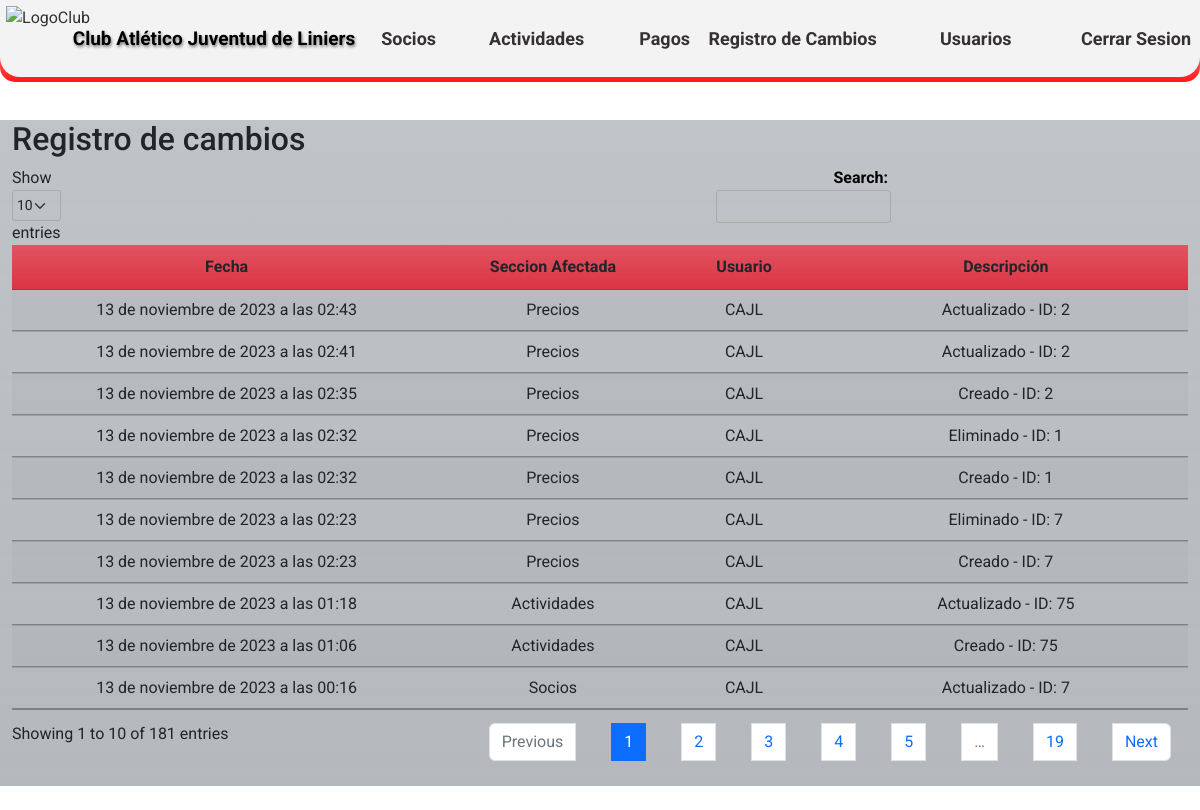
Before: /change-log/ (signed in) with the older database file.
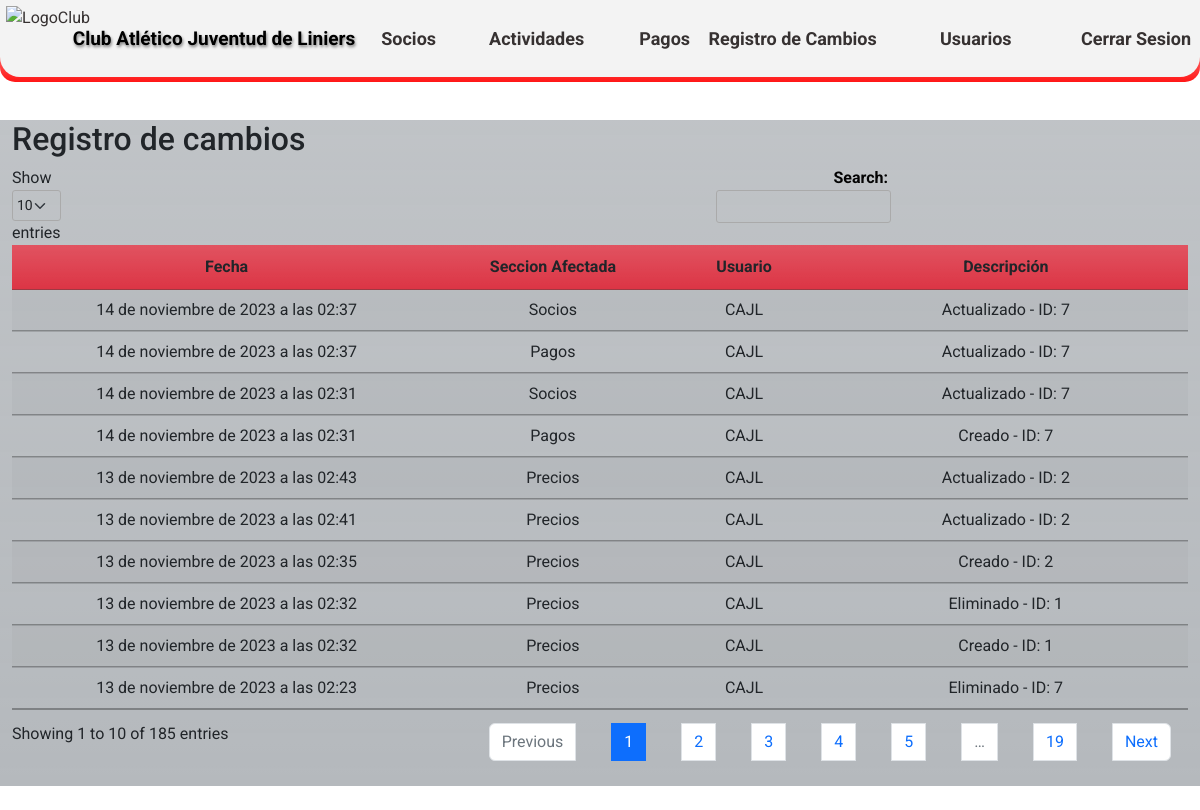
After: the same page with the newer database file.
### CAJL/aplications/changelog/models.py (models this page shows)
class ChangeLog(models.Model):
    date = models.DateTimeField(auto_now_add=True)
    model_name = models.CharField(max_length=100)
    user = models.ForeignKey(User, null=True, blank=True,on_delete=models.CASCADE)  # Asócialo a tu modelo de usuario si lo tienes
    description = models.TextField()
    class Meta:
        verbose_name = 'Registro de Cambio'
        verbose_name_plural = 'Registros de Cambios'
        ordering = ['-date']

### CAJL/aplications/changelog/views.py (the view)
# urls.py: path('change-log/', change_log_view, name='change_log_view'),
@login_required
def change_log_view(request):
    change_logs = ChangeLog.objects.all()
    return render(request, 'changelog/change_log.html', {'change_logs': change_logs})

### templates/changelog/change_log.html (shortened to what this page needs)
{% extends 'loginregister/base.html' %}
{% load static %}
{% block content %}
<!DOCTYPE html>
<html>
<head>
    <!DOCTYPE html>
<html>
<head>
    <link rel="stylesheet" type="text/css" href={% static 'css/Estilos_DT.css' %} media="screen">
    <link rel="stylesheet" href="https://cdnjs.cloudflare.com/ajax/libs/font-awesome/6.2.0/css/all.min.css"/>
    <link rel="stylesheet" type="text/css" href="https://cdn.datatables.net/1.10.25/css/jquery.dataTables.min.css">
</head>
<body>
    <br>
    <br>
    <br>
    <br>
        <div class="container h-60 my-4">
            <div class="row">
                <div class="col-xl-12 bg-secondary bg-gradient bg-opacity-50">
                    <h2>Registro de cambios</h2>
            <table id="changeLogTable" class="display table table-striped">
                <thead>
                    <tr>
                        <th class="centered bg-danger bg-gradient">Fecha</th>
                        <th class="centered bg-danger bg-gradient">Seccion Afectada</th>
                        <th class="centered bg-danger bg-gradient">Usuario</th>
                        <th class="centered bg-danger bg-gradient">Descripción</th>
                    </tr>
                </thead>
                <tbody>
                            {% for change_log in change_logs %}
                        <tr>
                            <td class="centered">{{ change_log.date }}</td>
                            <td class="centered">{{ change_log.model_name }}</td>
                            <td class="centered">{{ change_log.user }}</td>
                            <td class="centered">{{ change_log.description }}</td>
                        </tr>
                    {% endfor %}
                </tbody>
            </table>
        </div>
    </div>
</div>
</body>
</html>
{% endblock %}

Changed rows visible on the page:
no longer on this page (row unchanged): ChangeLog: date "13 de noviembre de 2023 a las 02:23", model_name "Precios", user "CAJL", description "Creado - ID: 7"
no longer on this page (row unchanged): ChangeLog: date "13 de noviembre de 2023 a las 01:18", model_name "Actividades", user "CAJL", description "Actualizado - ID: 75"
no longer on this page (row unchanged): ChangeLog: date "13 de noviembre de 2023 a las 01:06", model_name "Actividades", user "CAJL", description "Creado - ID: 75"
no longer on this page (row unchanged): ChangeLog: date "13 de noviembre de 2023 a las 00:16", model_name "Socios", user "CAJL", description "Actualizado - ID: 7"
added ChangeLog: date "14 de noviembre de 2023 a las 02:37", model_name "Socios", user "CAJL", description "Actualizado - ID: 7"
added ChangeLog: date "14 de noviembre de 2023 a las 02:37", model_name "Pagos", user "CAJL", description "Actualizado - ID: 7"
added ChangeLog: date "14 de noviembre de 2023 a las 02:31", model_name "Socios", user "CAJL", description "Actualizado - ID: 7"
added ChangeLog: date "14 de noviembre de 2023 a las 02:31", model_name "Pagos", user "CAJL", description "Creado - ID: 7"
Other visible differences:
text written by a page script: "Show entries Search: Showing 1 to 10 of 181 entries Previous 1 2 3 4 5 … 19 Next" → "Show entries Search: Showing 1 to 10 of 185 entries Previous 1 2 3 4 5 … 19 Next"
